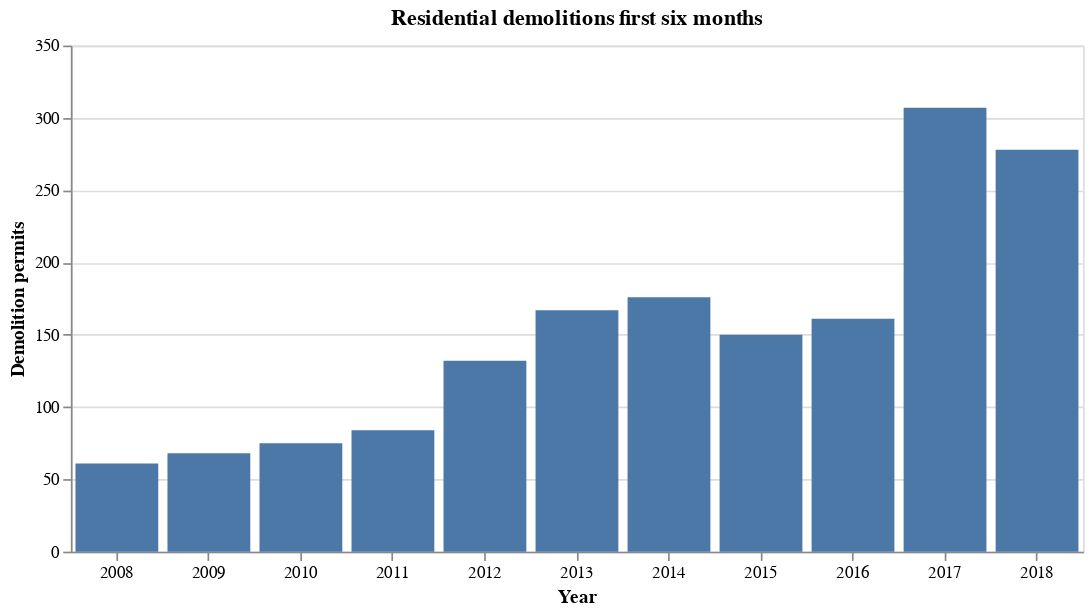

Notebook code cell kept with this figure:
### Code cell
# make chart
alt.Chart(six_months_data.reset_index(), title="Residential demolitions first six months").mark_bar().encode(
    x=alt.X("Year:O", axis=alt.Axis(title="Year", labelAngle=0)),
    y=alt.Y("Count:Q", axis=alt.Axis(title="Demolition permits")),
).properties(width=600)

### Figure 1 — Vega-Lite specification as saved in the notebook (floating-point values rounded to 4 significant figures)
{"$schema": "https://vega.github.io/schema/vega-lite/v2.4.1.json", "config": {"view": {"height": 300, "width": 400}}, "data": {"values": [{"Count": 307, "Year": "2017", "index": 0}, {"Count": 278, "Year": "2018", "index": 1}, {"Count": 176, "Year": "2014", "index": 2}, {"Count": 167, "Year": "2013", "index": 3}, {"Count": 161, "Year": "2016", "index": 4}, {"Count": 150, "Year": "2015", "index": 5}, {"Count": 132, "Year": "2012", "index": 6}, {"Count": 84, "Year": "2011", "index": 7}, {"Count": 75, "Year": "2010", "index": 8}, {"Count": 68, "Year": "2009", "index": 9}, {"Count": 61, "Year": "2008", "index": 10}]}, "encoding": {"x": {"axis": {"labelAngle": 0, "title": "Year"}, "field": "Year", "type": "ordinal"}, "y": {"axis": {"title": "Demolition permits"}, "field": "Count", "type": "quantitative"}}, "mark": "bar", "title": "Residential demolitions first six months", "width": 600}
